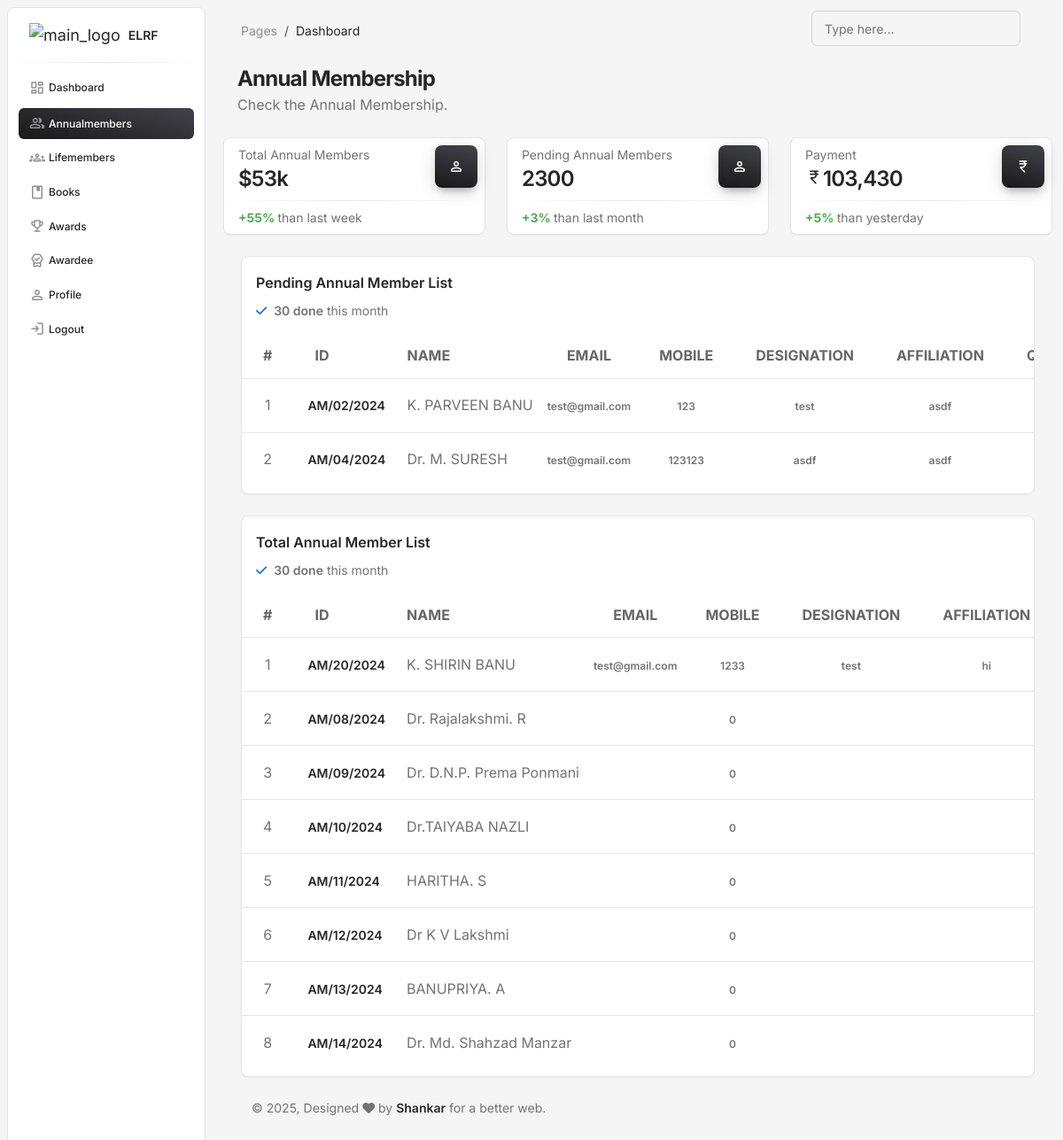
The app's page /Admin1/pages/anumem.php with its own data.
### tables this page shows
CREATE TABLE `annualmembers` (
  `id` int(11) NOT NULL,
  `name` varchar(100) NOT NULL,
  `mid` varchar(50) NOT NULL,
  `date` timestamp NOT NULL DEFAULT current_timestamp() ON UPDATE current_timestamp(),
  `email` varchar(100) NOT NULL,
  `mobile` bigint(20) NOT NULL,
  `designation` varchar(100) NOT NULL,
  `affiliation` varchar(100) DEFAULT NULL,
  `hq` varchar(100) NOT NULL,
  `photo` varchar(100) NOT NULL,
  `utr` bigint(20) DEFAULT NULL,
  `status` int(11) NOT NULL DEFAULT 0
);

### Admin1/pages/anumem.php (the view, shortened to what this page needs)
<?php
include('./comp/head.php');
?>
<body class="g-sidenav-show  bg-gray-100">
  <?php
include('./comp/sidebar.php');
  ?>
  <main class="main-content position-relative max-height-vh-100 h-100 border-radius-lg ">
    <?php
include('./comp/nav.php');
  ?>
    <div class="container-fluid py-2">
      <div class="row">
        <div class="ms-3">
          <h3 class="mb-0 h4 font-weight-bolder">Annual Membership</h3>
          <p class="mb-4">
            Check the Annual Membership.
          </p>
        </div>
        <div class="col-xl-4 col-sm-6 mb-xl-0 mb-4">
          <div class="card">
            <div class="card-header p-2 ps-3">
              <div class="d-flex justify-content-between">
                <div>
                  <p class="text-sm mb-0 text-capitalize">Total Annual Members</p>
                  <h4 class="mb-0">$53k</h4>
                </div>
                <div class="icon icon-md icon-shape bg-gradient-dark shadow-dark shadow text-center border-radius-lg">
                <i class="material-symbols-rounded opacity-10">person</i>
                </div>
              </div>
            </div>
            <hr class="dark horizontal my-0">
            <div class="card-footer p-2 ps-3">
              <p class="mb-0 text-sm"><span class="text-success font-weight-bolder">+55% </span>than last week</p>
            </div>
          </div>
        </div>
        <div class="col-xl-4 col-sm-6 mb-xl-0 mb-4">
          <div class="card">
            <div class="card-header p-2 ps-3">
              <div class="d-flex justify-content-between">
                <div>
                  <p class="text-sm mb-0 text-capitalize">Pending Annual Members</p>
                  <h4 class="mb-0">2300</h4>
                </div>
                <div class="icon icon-md icon-shape bg-gradient-dark shadow-dark shadow text-center border-radius-lg">
                  <i class="material-symbols-rounded opacity-10">person</i>
                </div>
              </div>
            </div>
            <hr class="dark horizontal my-0">
            <div class="card-footer p-2 ps-3">
              <p class="mb-0 text-sm"><span class="text-success font-weight-bolder">+3% </span>than last month</p>
            </div>
          </div>
        </div>
        <div class="col-xl-4 col-sm-6">
          <div class="card">
            <div class="card-header p-2 ps-3">
              <div class="d-flex justify-content-between">
                <div>
                  <p class="text-sm mb-0 text-capitalize">Payment</p>
                  <h4 class="mb-0"> <i class="material-symbols-rounded opacity-10">currency_rupee</i>103,430</h4>
                </div>
                <div class="icon icon-md icon-shape bg-gradient-dark shadow-dark shadow text-center border-radius-lg">
                  <i class="material-symbols-rounded opacity-10">currency_rupee</i>
                </div>
              </div>
            </div>
            <hr class="dark horizontal my-0">
            <div class="card-footer p-2 ps-3">
              <p class="mb-0 text-sm"><span class="text-success font-weight-bolder">+5% </span>than yesterday</p>
            </div>
          </div>
        </div>
      </div>
      <div class="row  mt-4 mb-4 m-2">
        <div class="col mb-md-0 mb-4">
          <div class="card">
            <div class="card-header pb-0">
              <div class="row">
                <div class="col-lg-6 col-7">
                  <h6 >Pending Annual Member List</h6>
                  <p class="text-sm mb-0">
                    <i class="fa fa-check text-info" aria-hidden="true"></i>
                    <span class="font-weight-bold ms-1">30 done</span> this month
                  </p>
                </div>
              </div>
            </div>
            <div class="card-body px-0 pb-2">
              <div class="table-responsive">
                <table class="table align-items-center mb-0">
                  <thead>
                  <tr>
                    <th class="text-center text-uppercase text-dark  text-xxl font-weight-bolder opacity-7">#</th>
                      <th class="text-uppercase text-dark text-xxl font-weight-bolder opacity-7">ID</th>
                      <th class="text-uppercase text-dark text-xxl font-weight-bolder opacity-7 ps-2">Name</th>
                      <th class="text-center text-uppercase text-dark text-xxl font-weight-bolder opacity-7">Email</th>
                      <th class="text-center text-uppercase text-dark text-xxl font-weight-bolder opacity-7">Mobile</th>
                      <th class="text-center text-uppercase text-dark text-xxl font-weight-bolder opacity-7">Designation</th>
                      <th class="text-center text-uppercase text-dark text-xxl font-weight-bolder opacity-7">Affiliation</th>
                      <th class="text-center text-uppercase text-dark text-xxl font-weight-bolder opacity-7">Qualification</th>
                    </tr>
                  </thead>
                  <tbody>
<?php
include_once('conn.php');
$sql = "SELECT * FROM annualmembers where status=0";
$result = mysqli_query($conn, $sql);
$i=1;
if (mysqli_num_rows($result) > 0) {
  while($row = mysqli_fetch_assoc($result)) {
?>
 <tr>
 <td class="align-middle text-center">
                     <?= $i; ?>
                      </td>
                      <td>
                        <div class="d-flex px-2 py-1">
                          <div class="d-flex flex-column justify-content-center">
                            <h6 class="mb-0 text-sm"><?= $row['mid']; ?></h6>
                          </div>
                        </div>
                      </td>
                      <td>
                      <?= $row['name']; ?>
                      </td>
                      <td class="align-middle text-center text-sm">
                        <span class="text-xs font-weight-bold"><?= $row['email']; ?> </span>
                      </td>
                      <td class="align-middle text-center text-sm">
                        <span class="text-xs font-weight-bold"><?= $row['mobile']; ?> </span>
                      </td>
                      <td class="align-middle text-center text-sm">
                        <span class="text-xs font-weight-bold"><?= $row['designation']; ?> </span>
                      </td>
                      <td class="align-middle text-center text-sm">
                        <span class="text-xs font-weight-bold"><?= $row['affiliation']; ?> </span>
                      </td>
                      <td class="align-middle text-center text-sm">
                      </td>
                    </tr>
<?php
$i=$i+1;
  }
} else {
  echo "0 results";
}
?>
                  </tbody>
                </table>
              </div>
            </div>
          </div>
        </div>
</div>
        <div class="row  mt-4 mb-4 m-2">
        <div class="col mb-md-0 mb-4">
          <div class="card">
            <div class="card-header pb-0">
              <div class="row">
                <div class="col-lg-6 col-7">
                  <h6>Total Annual Member List</h6>
                  <p class="text-sm mb-0">
                    <i class="fa fa-check text-info" aria-hidden="true"></i>
                    <span class="font-weight-bold ms-1">30 done</span> this month
                  </p>
                </div>
              </div>
            </div>
            <div class="card-body px-0 pb-2">
              <div class="table-responsive">
                <table class="table align-items-center mb-0">
                  <thead>
                    <tr>
                    <th class="text-center text-uppercase text-dark  text-xxl font-weight-bolder opacity-7">#</th>
                      <th class="text-uppercase text-dark text-xxl font-weight-bolder opacity-7">ID</th>
                      <th class="text-uppercase text-dark text-xxl font-weight-bolder opacity-7 ps-2">Name</th>
                      <th class="text-center text-uppercase text-dark text-xxl font-weight-bolder opacity-7">Email</th>
                      <th class="text-center text-uppercase text-dark text-xxl font-weight-bolder opacity-7">Mobile</th>
                      <th class="text-center text-uppercase text-dark text-xxl font-weight-bolder opacity-7">Designation</th>
                      <th class="text-center text-uppercase text-dark text-xxl font-weight-bolder opacity-7">Affiliation</th>
                    </tr>
                  </thead>
                  <tbody>
<?php
$sql = "SELECT * FROM annualmembers where status>0";
$result = mysqli_query($conn, $sql);
$i=1;
if (mysqli_num_rows($result) > 0) {
  while($row = mysqli_fetch_assoc($result)) {
?>
 <tr>
                    <td class="align-middle text-center">
                     <?= $i; ?>
                      </td>
                      <td>
                        <div class="d-flex px-2 py-1">
                          <div class="d-flex flex-column justify-content-center">
                            <h6 class="mb-0 text-sm"><?= $row['mid']; ?></h6>
                          </div>
                        </div>
                      </td>
                      <td>
                      <?= $row['name']; ?>
                      </td>
                      <td class="align-middle text-center text-sm">
                        <span class="text-xs font-weight-bold"><?= $row['email']; ?> </span>
                      </td>
                      <td class="align-middle text-center text-sm">
                        <span class="text-xs font-weight-bold"><?= $row['mobile']; ?> </span>
                      </td>
                      <td class="align-middle text-center text-sm">
                        <span class="text-xs font-weight-bold"><?= $row['designation']; ?> </span>
                      </td>
                      <td class="align-middle text-center text-sm">
                        <span class="text-xs font-weight-bold"><?= $row['affiliation']; ?> </span>
                      </td>
                    </tr>
                      <?php
$i=$i+1;
  }
} else {
  echo "<td colspan='6' class='px-5 text-dark h6'> No Record Found </td></tr>";
}
?>
                  </tbody>
                </table>
              </div>
            </div>
          </div>
        </div>
  <?php
include('./comp/footer.php');
  ?>

### Admin1/assets/css/nucleo-svg.css (style rules this page uses)
.icon { display: inline-block; color: #111111; height: 1em; width: 1em; }
.icon { fill: currentColor; stroke: none; }

### records on screen
annualmembers: mid "AM/02/2024", name "K. PARVEEN BANU", email "test@gmail.com", mobile "123", designation "test", affiliation "asdf"
annualmembers: mid "AM/04/2024", name "Dr. M. SURESH", email "test@gmail.com", mobile "123123", designation "asdf", affiliation "asdf"
annualmembers: mid "AM/20/2024", name "K. SHIRIN BANU", email "test@gmail.com", mobile "1233", designation "test", affiliation "hi"
annualmembers: mid "AM/08/2024", name "Dr. Rajalakshmi. R", mobile "0"
annualmembers: mid "AM/09/2024", name "Dr. D.N.P. Prema Ponmani", mobile "0"
annualmembers: mid "AM/10/2024", name "Dr.TAIYABA NAZLI", mobile "0"
annualmembers: mid "AM/11/2024", name "HARITHA. S", mobile "0"
annualmembers: mid "AM/12/2024", name "Dr K V Lakshmi", mobile "0"
annualmembers: mid "AM/13/2024", name "BANUPRIYA. A", mobile "0"
annualmembers: mid "AM/14/2024", name "Dr. Md. Shahzad Manzar", mobile "0"
